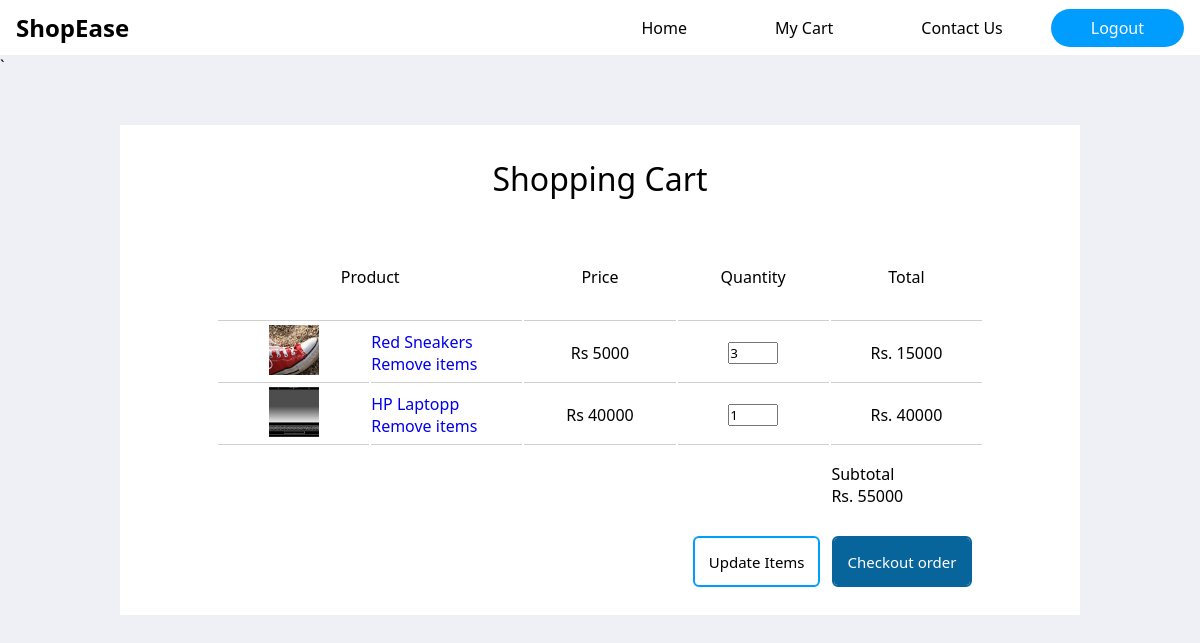
The page /cart.php (signed in) on the database its author committed.
### tables this page shows
CREATE TABLE IF NOT EXISTS `users` (
  `user_id` int(11) NOT NULL AUTO_INCREMENT,
  `username` varchar(50) NOT NULL,
  `email` varchar(255) NOT NULL,
  `password` varchar(255) NOT NULL,
  PRIMARY KEY (`user_id`)
);

CREATE TABLE IF NOT EXISTS `products` (
  `product_id` int(11) NOT NULL AUTO_INCREMENT,
  `name` varchar(128) NOT NULL,
  `description` varchar(250) NOT NULL,
  `category` varchar(50) NOT NULL,
  `availability` tinyint(1) NOT NULL DEFAULT 0,
  `price` int(11) NOT NULL,
  `stock` int(11) NOT NULL,
  `img` varchar(128) NOT NULL,
  `company` varchar(128) NOT NULL,
  PRIMARY KEY (`product_id`) USING BTREE
);

CREATE TABLE IF NOT EXISTS `cart_details` (
  `id` int(11) NOT NULL AUTO_INCREMENT,
  `cart_id` int(11) NOT NULL,
  `product_id` int(11) NOT NULL,
  `quantity` int(11) NOT NULL,
  `price` int(11) NOT NULL,
  PRIMARY KEY (`id`),
  KEY `fk_cart_id` (`cart_id`),
  KEY `fk_cart_details_products` (`product_id`),
  CONSTRAINT `fk_cart_details_products` FOREIGN KEY (`product_id`) REFERENCES `products` (`product_id`) ON DELETE CASCADE ON UPDATE CASCADE,
  CONSTRAINT `fk_cart_id` FOREIGN KEY (`cart_id`) REFERENCES `cart` (`cart_id`) ON DELETE CASCADE ON UPDATE CASCADE
);

### cart_crud.php (the view, shortened to what this page needs)
<?php
$grand_total = 0;
function fetch_cart($pdo, $user_id)
{
    $uid = $user_id;
    $query = $pdo->prepare("SELECT
            users.user_id,
            products.product_id AS pid,
            products.name,
            products.price AS item_price,
            products.img,
            cart_details.quantity,
            cart_details.price AS sub_total
            FROM
                users
            JOIN
                cart ON users.user_id = cart.user_id
            JOIN
                cart_details ON cart.cart_id = cart_details.cart_id
            JOIN
                products ON products.product_id = cart_details.product_id
            WHERE
                users.user_id=:uid;");
    $query->bindParam(":uid", $uid, PDO::PARAM_INT);
    $query->execute();
    return array('stmt' => $query, 'user_id' => $uid);
}
function get_cart_items($pdo, $uid)
{
    global $grand_total;
    if (isset($uid) && $uid > 0) {
        $query = fetch_cart($pdo, $uid);
        while ($row = $query['stmt']->fetch(PDO::FETCH_ASSOC)) {
            $pid = $row['pid'];
            $Product_name = $row['name'];
            $item_price = $row['item_price'];
            $image = $row['img'];
            $qty = $row['quantity'];
            $sub_total = $row['sub_total'];
            echo <<<_END
                <tr>
                    <td class='t_img'><a href="product.php?id=$pid"><img src="imgs/$image" alt=""></a></td>
                    <td>
                        <a href="product.php?id=$pid">$Product_name</a>
                        <br>
                        <a href="cart.php?pid=$pid">Remove items</a>
                    </td>
                    <td>Rs $item_price</td>
                    <td>
                    <input type="hidden" name="pid[]" value="$pid">
                    <input type="hidden" name="item_price[]" value="$item_price">
                    <input type="number" style='width: 50px;' name="qty[]" value='$qty' min='1'>
                </td>
                    <td>Rs. $sub_total</td>
                </tr>
                _END;
            $grand_total += $sub_total;
        }
    } else {
        echo "<h2 style='text-align:center;'>Please login first!</h2>";
    }
}
function update_cart($pdo)
{
    $button_class = "";
    $user_id = $_SESSION['user_id'];
    $query = $pdo->prepare("SELECT * FROM cart WHERE user_id=:user_id");
    $query->bindParam(":user_id", $user_id, PDO::PARAM_INT);
    $query->execute();
    $cart_row = $query->fetch(PDO::FETCH_ASSOC);
    return $button_class;
}
?>

### cart.php (shortened to what this page needs)
<?php
require_once 'verify.php';
require_once 'cart_crud.php';
require_once 'functions.php';
?>
<!DOCTYPE html>
<html lang="en">
<head>
    <link rel="stylesheet" href="https://cdnjs.cloudflare.com/ajax/libs/font-awesome/6.2.1/css/all.min.css">
    <link rel="stylesheet" href="style/cartPg.css">
    <link rel="stylesheet" href="style/style.css">
    <div class="nav_container">
        <?php navbar() ?>
    </div>
</head>`
<body>
    <div class="cart_content_wrapper">
        <form action="cart.php" method="post">
            <h1 class='cart_heading'>Shopping Cart</h1>
            <table class="cart_table">
                <thead>
                    <tr>
                        <td colspan="2">Product</td>
                        <td>Price</td>
                        <td>Quantity</td>
                        <td>Total</td>
                    </tr>
                </thead>
                <tbody>
                    <?php if (isset($_SESSION['user_id'])) {
                        get_cart_items($pdo, $_SESSION['user_id']);
                    } ?>
                </tbody>
            </table>
            <div class="cart_bottom">
                <div class="cart_total">
                    <span>Subtotal </span>
                    <span>Rs.
                        <?php echo $grand_total ?>
                    </span>
                </div>
                <div class="cart_btns <?php echo update_cart($pdo); ?>">
                    <button type="submit" name="update" class="btns cart_update">Update Items</button>
                    <button type="submit" name="place_order" class="btns order_place">Checkout order</button>
                </div>
            </div>
        </form>
    </div>
</body>
</html>

### functions.php (shortened to what this page needs)
<?php
function navbar()
{
    if (isset($_SESSION['user_id'])) {
        echo <<<_END
        <nav class="navbar">
            <h1 class="navtxt">ShopEase</h1>
            <label for="toggle">
                <i class="fa-solid fa-bars"></i>
            </label>
            <input type="checkbox" id="toggle" hidden>
            <ul class="nav-uls">
                <li><a href="index.php">Home</a></li>
                <li><a href="cart.php">My Cart</a></li>
                <li><a href="contact_us.php">Contact Us</a></li>
                <li class="home-btn"><a href="auth/logout.php">Logout</a></li>
            </ul>
        </nav>
_END;
    }
}
?>

### style/cartPg.css (style rules this page uses)
* { margin: 0; padding: 0; font-family: "Lato", sans-serif; font-family: "Segoe UI", Tahoma, Geneva, Verdana, sans-serif; box-sizing: border-box; }
:root { --maincolor: rgb(82, 82, 82); --secondary_btn: rgb(0, 159, 255); ; --primary_btn: rgb(7, 100, 155); }
body { background-color: #eff0f5; }
.cart_content_wrapper { width: 80%; margin: 3em auto; background-color: white; overflow-x: scroll; }
form { min-width: 500px; }
.cart_heading { text-align: center; font-size: 2rem; padding-bottom: 1em; padding-top: 1em; font-weight: 400; }
td, img { width: 100px; height: 60px; }
td { text-align: center; }
td a { text-align: center; text-decoration: none; }
.cart_table { width: 100%; margin: auto; max-width: 800px; overflow: scroll; padding: 0 1rem; }
.cart_table thead tr td { padding: 2rem 0; }
.cart_table img { width: 50px; height: 50px; object-fit: cover; }
.cart_table tbody tr td:nth-child(2) { text-align: left; }
tr td { border-bottom: 1px solid rgb(207, 207, 207); }
.cart_bottom { display: flex; align-items: flex-end; flex-direction: column; padding-right: 30px; padding-bottom: 30px; max-width: 800px; margin: 0 auto; }
.cart_total { display: flex; justify-content: space-between; width: 18%; padding: 1em 0; flex-wrap: wrap; column-gap: 20px; }
.cart_total span:nth-child(2) { white-space: nowrap; }
.cart_btns { width: 100%; display: flex; justify-content: space-between; justify-content: flex-end; gap: 1em; }
.cart_update { outline: 2px solid var(--secondary_btn); background: none; color: var(--secondary_btn); }
.btns { margin-top: 1em; color: black; font-weight: 500; font-size: 15px; padding: 0.9em; border: none; border-radius: 4px; }
.order_place { background: var(--primary_btn); outline: 2px solid var(--primary_btn); color: white; }

### style/style.css (style rules this page uses)
* { margin: 0; padding: 0; font-family: "Lato", sans-serif; font-family: "Segoe UI", Tahoma, Geneva, Verdana, sans-serif; box-sizing: border-box; }
:root { --maincolor: rgb(82, 82, 82); --secondary_btn: rgb(0, 157, 255); ; --primary_btn: rgb(7, 101, 156); }
body { background-color: #eff0f5; }
.nav_container { background-color: white; }
.navbar { max-width: 1300px; margin: 0 auto; display: flex; justify-content: space-between; align-items: center; min-height: 55px; padding: 0 1rem; }
.navbar ul { display: flex; gap: 0.5rem; list-style: none; }
.navbar ul li a { padding: 0.5em 2.5em; text-decoration: none; color: black; }
.navbar ul .home-btn a { background-color: var(--secondary_btn); color: white; border-radius: 30px; }

### rows shown on the page
users: products.img (picture), products.name "Red Sneakers", products.price "5000", quantity "3", cart_details.price "15000", products.name "HP Laptopp", products.price "40000", quantity "1", cart_details.price "40000"

### other values the page prints
$grand_total "55000"
